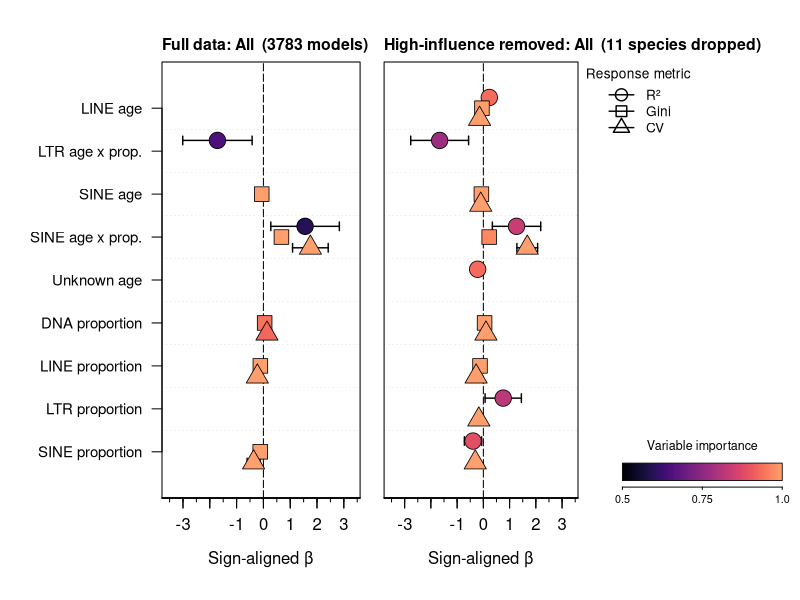
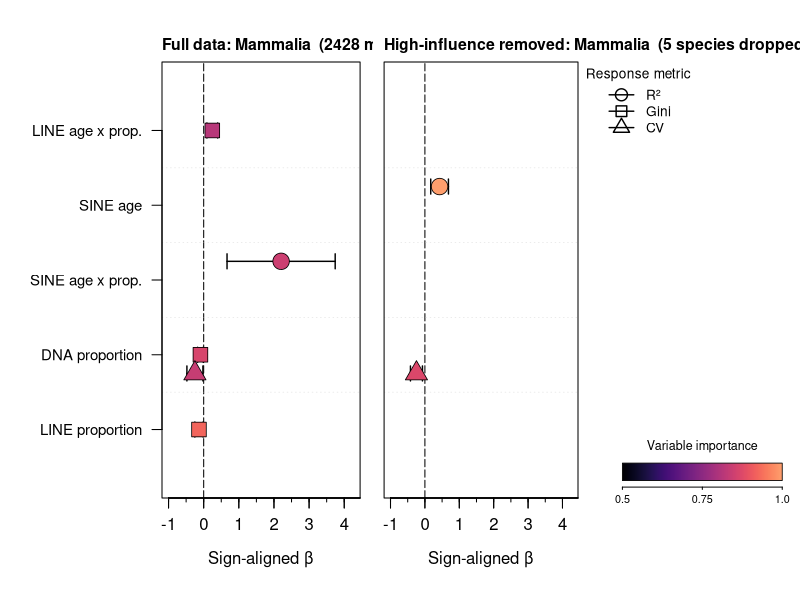
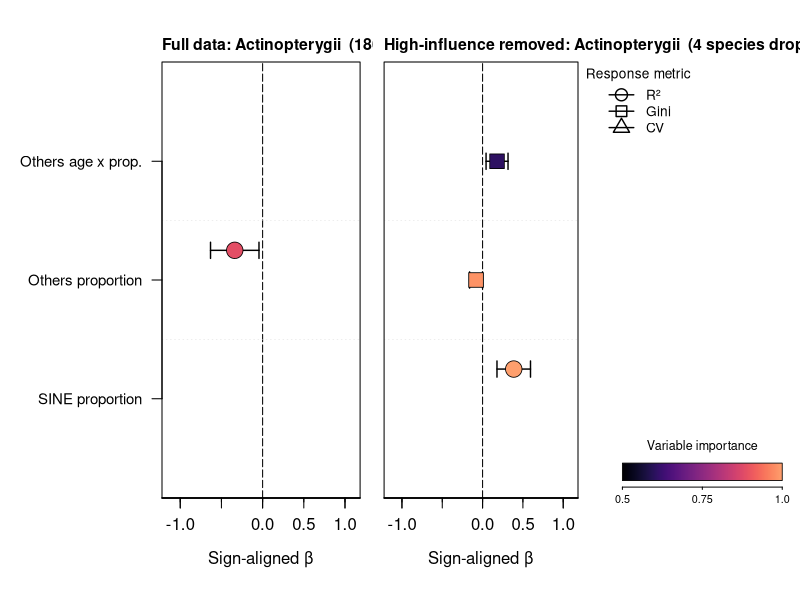
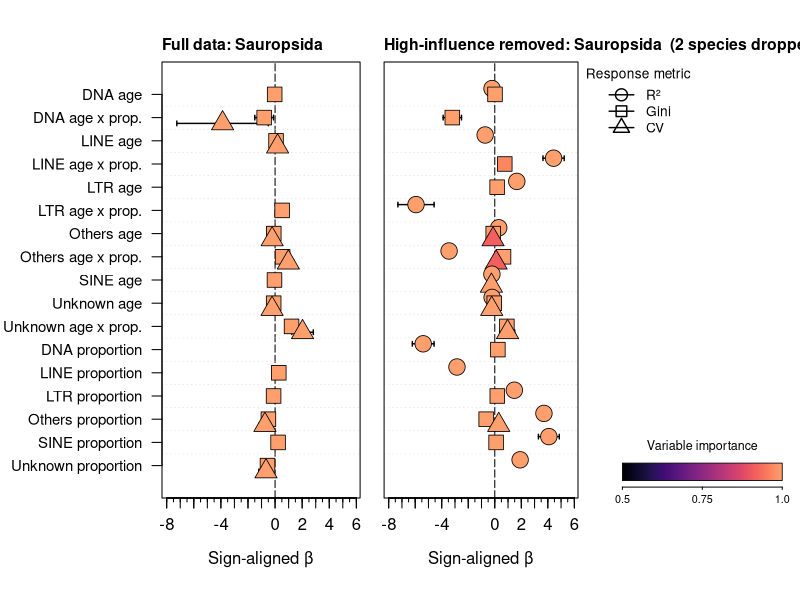

Recreate these plots in R, in order.
library(viridis)

main.df <- read.csv("../../results/model-averaging.csv")
highinf.df <- read.csv("../../results/model-averaging-highinfluence.csv")

# keep rows where importance > 0.5 and CI doesn't include 0
keep.sig <- function(df) {
  df[!is.na(df$importance) & df$importance > 0.5 & 
       !is.na(df$lower) & !is.na(df$upper) & 
       sign(df$lower) == sign(df$upper), ]
}
main.df <- keep.sig(main.df)
highinf.df <- keep.sig(highinf.df)

# flip the signs of gini and CV so larger number -> more homogeneous
flip <- function(df) {
  to.flip <- df$response %in% c("gini", "cv")
  df$estimate.flip <- ifelse(to.flip, -df$estimate, df$estimate)
  df$lower.flip <- ifelse(to.flip, -df$upper, df$lower)
  df$upper.flip <- ifelse(to.flip, -df$lower, df$upper)
  df
}
main.df <- flip(main.df)
highinf.df <- flip(highinf.df)

clades <- c("All", "Mammalia", "Actinopterygii", "Sauropsida")
response.offset <- c(rsq = 0.25, gini = 0, cv = -0.25)
response.pch <- c(rsq = 21, gini = 22, cv = 24)

ncol <- 10000
pal <- viridis(ncol, begin = 0, end = 0.8, option = "A")
imp.min <- 0.5
imp.max <- 1.0

add.aesthetics <- function(df) {
  df$clade <- factor(df$clade, levels = clades)
  df$response <- factor(df$response, levels = c("rsq", "gini", "cv"))
  df$pch <- response.pch[as.character(df$response)]
  imp <- df$importance
  idx <- round(((imp - imp.min) / (imp.max - imp.min)) * (ncol - 1)) + 1
  df$point.col <- pal[pmax(1, pmin(ncol, idx))]
  df
}
main.df <- add.aesthetics(main.df)
highinf.df <- add.aesthetics(highinf.df)


draw.panel <- function(dat, title.str, x.range, all.models, all.ylabs, 
                       show.yaxis = TRUE, show.legend = FALSE) {

  y.base <- setNames(rev(seq_len(length(all.models))), all.models)
  y.range <- c(0.3, length(all.models) + 0.7)

  plot(0, 0, type = "n", 
       xlim = x.range, ylim = y.range, 
       xlab = "Sign-aligned β", ylab = NA, axes = FALSE, mgp = c(2.5, 0, 0))
  title(main = title.str, line = 0.6, adj = 0, cex.main = 0.95)

  abline(v = 0, lty = 5, lwd = 1, col = "black")

  for (p in seq_len(length(all.models) - 1)) {
    abline(h = p + 0.5, lty = 3, lwd = 0.5, col = "grey85")
  }

  if (nrow(dat) > 0) {
    dat <- dat[order(dat$model, dat$response), ]
    dat$y.base <- y.base[as.character(dat$model)]
    dat$y <- dat$y.base + response.offset[as.character(dat$response)]

    cap.h <- min(0.1, diff(y.range) * 0.02)

    segments(dat$lower.flip, dat$y, dat$upper.flip, 
             dat$y, lwd = 1.4, col = "black")
    segments(dat$lower.flip, dat$y - cap.h, dat$lower.flip, 
             dat$y + cap.h, lwd = 1.4, col = "black")
    segments(dat$upper.flip, dat$y - cap.h, dat$upper.flip, 
             dat$y + cap.h, lwd = 1.4, col = "black")

    points(dat$estimate.flip, dat$y, pch = dat$pch, cex = 2.2, 
           bg = dat$point.col, col = "black", lwd = 0.8)
  }

  axis(1, at = pretty(x.range), mgp = c(1, 0.8, 0))
  minor.lo <- floor(x.range[1])
  minor.hi <- ceiling(x.range[2])
  axis(1, at = seq(minor.lo, minor.hi, by = 0.5), labels = FALSE, tcl = -0.2)
  axis(1, at = seq(minor.lo, minor.hi, by = 1), labels = FALSE, tcl = -0.5)
  if (show.yaxis) {
    axis(2, at = y.base, labels = all.ylabs, las = 2, cex.axis = 0.9)
  }
  box()

  if (show.legend) {
    usr <- par("usr")
    par(xpd = NA)
    lx <- usr[2] + 0.04 * diff(usr[1:2])

    legend(lx, usr[4], 
           legend = c("R²", "Gini", "CV"), 
           col = "black", 
           pch = response.pch[c("rsq", "gini", "cv")], 
           lwd = 1.4, pt.cex = 1.6, 
           title = "Response metric", title.adj = 0, 
           bty = "n", cex = 0.82, xjust = 0, yjust = 1)

    margin.r.user <- diff(usr[1:2]) / par("pin")[1] * par("mai")[4]
    bx1 <- usr[2] + 0.20 * margin.r.user
    bx2 <- usr[2] + 0.92 * margin.r.user
    by1 <- usr[3] + 0.04 * diff(usr[3:4])
    by2 <- usr[3] + 0.08 * diff(usr[3:4])
    bar_img <- array(t(col2rgb(pal) / 255), c(1, ncol, 3))
    rasterImage(bar_img, bx1, by1, bx2, by2)
    rect(bx1, by1, bx2, by2, border = "black", lwd = 0.8)
    tick_at  <- c(bx1, mean(c(bx1, bx2)), bx2)
    tick_lab <- c("0.5", "0.75", "1.0")
    axis(1, at = tick_at, labels = tick_lab, 
         pos = by1 - 0.015 * diff(usr[3:4]), 
         tck = -0.012, cex.axis = 0.65, mgp = c(1, -0.01, 1))
    text(mean(c(bx1, bx2)), by2 + 0.03 * diff(usr[3:4]),
         "Variable importance", adj = c(0.5, 0), cex = 0.75)
    par(xpd = FALSE)
  }
}

# per-clade comparison plot
par(mfrow = c(1, 1))
for (cl in clades) {
  m <- main.df[main.df$clade == cl, ]
  h <- highinf.df[highinf.df$clade == cl, ]

  # union of predictors, sorted (so y-axis is shared between left and right)
  all.models <- sort(unique(c(m$model, h$model)))

  all.ylabs <- sapply(all.models, function(i) {
    rep <- toupper(regmatches(i, regexpr("(?<=\\.)[a-zA-Z]+", i, perl = TRUE)))
    if (length(rep) == 0) rep <- ""
    if (rep == "OTHERS") rep <- "Others"
    if (rep == "UNKNOWN") rep <- "Unknown"
    if (rep == "TOTAL") rep <- "All repeats"
    if (grepl(":", i)) return(paste(rep, "age x prop."))
    type <- if (sub("\\..*", "", i) == "prop") "proportion" else "age"
    paste(rep, type)
  })

  n.dropped <- if (nrow(h) > 0 && "num.dropped" %in% colnames(h)) {
    h$num.dropped[1] } else "?"

  rng <- range(c(m$lower.flip, m$upper.flip, h$lower.flip, h$upper.flip), 
               na.rm = TRUE) + c(-0.5, 0.5)
  if (all(is.infinite(rng))) rng <- c(-1, 1)

  layout(matrix(c(1, 2), 1, 2), widths = c(1, 1.15))

  par(mar = c(5, 8, 3, 0.5) + 0.1)
  n.m <- if (nrow(m) > 0) m$num.models[m$response == "rsq"][1] else NA
  title.l <- if (!is.na(n.m)) {
    paste0("Full data: ", cl, "  (", n.m, " models)") 
    } else paste0("Full data: ", cl)
  draw.panel(m, title.l, rng, all.models, all.ylabs, 
             show.yaxis = TRUE, show.legend = FALSE)

  par(mar = c(5, 0.5, 3, 11) + 0.1)
  title.r <- paste0("High-influence removed: ", cl, 
                    "  (", n.dropped, " species dropped)")
  draw.panel(h, title.r, rng, all.models, all.ylabs, 
             show.yaxis = FALSE, show.legend = TRUE)

  layout(1)
}
